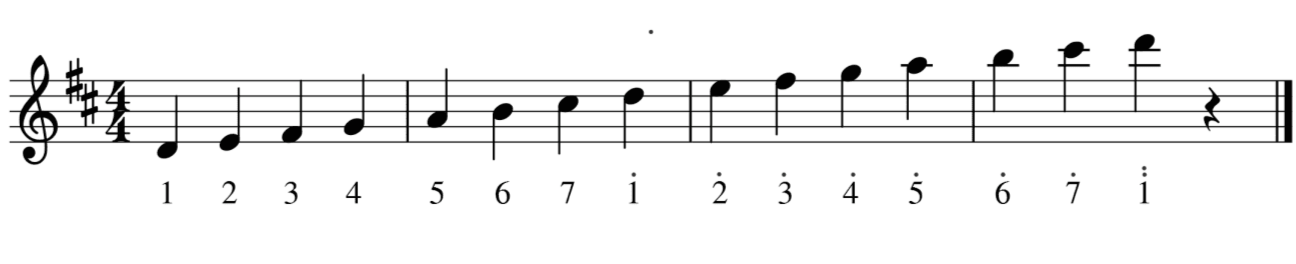
#> input picture gambar/not_balok.png, 1296 x 264 px
$ python deteksi_not_balok.py
#> lines starting #> are read from the running program, lines starting #| are printed output that depends on the picture; after the words box and inside, x2 and y2 are one past the last pixel; in counts of white or black regions, pixels touching at a corner belong together
from xml.dom import HierarchyRequestErr
import cv2

def studicase_notbalok():
    img = cv2.imread('gambar/not_balok.png')
#> img is the input picture: shape (264, 1296, 3); mean B, G, R 241.4, 241.4, 241.4
    xgray = cv2.bitwise_not(cv2.cvtColor(img, cv2.COLOR_BGR2GRAY))
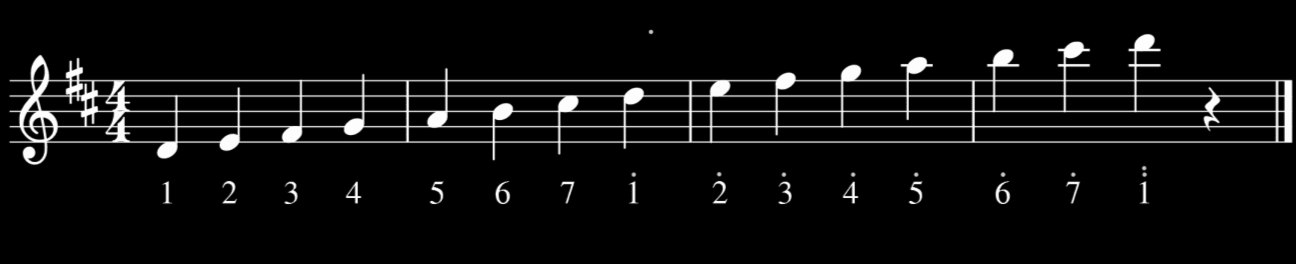
#> xgray: shape (264, 1296); min 0, max 253, mean 13.6
    ret, thresh = cv2.threshold(xgray, 100, 255, cv2.THRESH_BINARY)
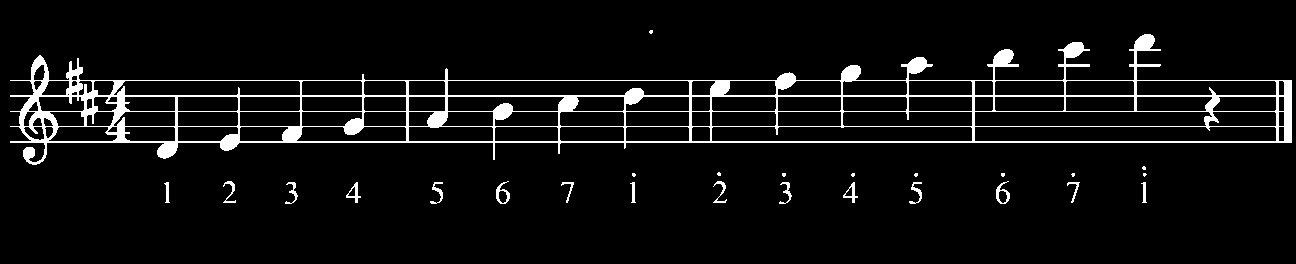
#> thresh: shape (264, 1296); 5.9% white; 26 white regions (10 under 20 px), largest, box (x1, y1, x2, y2) and area: (10, 34, 1292, 165) 18564, (496, 181, 510, 204) 125, (996, 181, 1010, 204) 125

    # mendeteksi garis untuk kebutuhan manipulasi
    h, w, c = img.shape
#> h = 264; w = 1296; c = 3
    horizontal_size = w // 30
#> horizontal_size = 43
    vertical_size = h // 30
#> vertical_size = 8
    horizontal_structure = cv2.getStructuringElement(cv2.MORPH_RECT, (horizontal_size, 1))
    vertical_structure = cv2.getStructuringElement(cv2.MORPH_RECT, (1, vertical_size))
#> vertical_structure = [1, 1, 1, 1, 1, 1, 1, 1]
    horizontal_opening = cv2.morphologyEx(thresh, cv2.MORPH_OPEN, horizontal_structure, iterations=1)
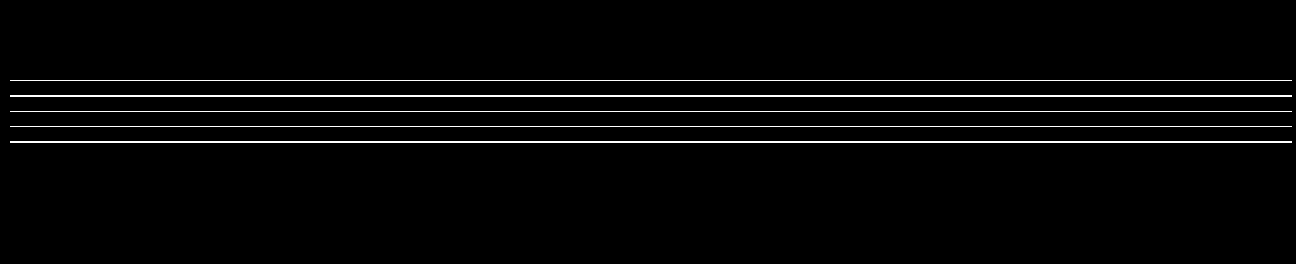
#> horizontal_opening: shape (264, 1296); 2.6% white in thin lines or dots, all inside (x1, y1, x2, y2) = (10, 80, 1292, 143)
    vertical_opening = cv2.morphologyEx(thresh, cv2.MORPH_OPEN, vertical_structure, iterations=1)
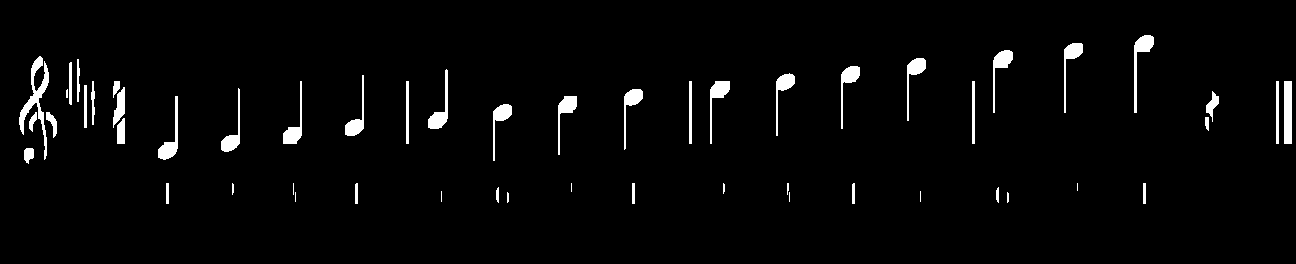
#> vertical_opening: shape (264, 1296); 2.9% white; 53 white regions (9 under 20 px)

    contours, hierarchy = cv2.findContours(vertical_opening, cv2.RETR_EXTERNAL, cv2.CHAIN_APPROX_NONE)
#> contours = 53 contours, 13 with area under 20; largest, box (x1, y1, x2, y2) and area: (19, 56, 49, 160) 652, (1284, 81, 1292, 144) 434, (1134, 35, 1154, 113) 370, (158, 96, 178, 160) 341, (428, 69, 448, 129) 330
    for i in contours:
        cv2.drawContours(img, [i], -1, (0,0,255), 1)
#> this loop made 53 passes
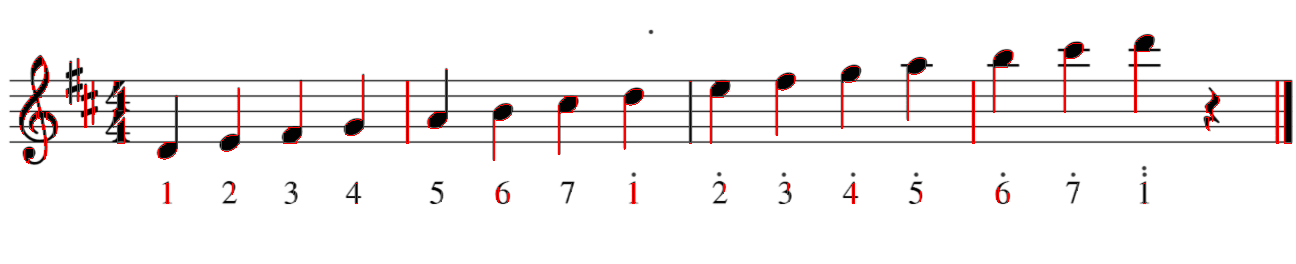
#> img: shape (264, 1296, 3); 1.29% of pixels changed, all inside (x1, y1, x2, y2) = (19, 35, 1292, 204)

    cv2.imshow("contours", img)
    cv2.imshow("mempertahankan garis", horizontal_opening)
    cv2.imshow("menghapus garis", vertical_opening)
    cv2.waitKey(0)
    cv2.destroyAllWindows()


if __name__ == "__main__":
    studicase_notbalok()
